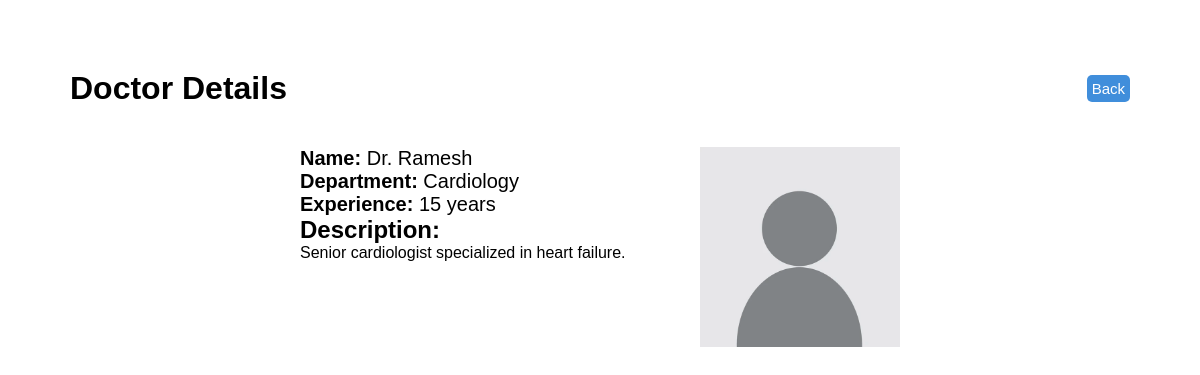
/doc/info/Dr. Ramesh, run on the app's committed database.
### models.py (models this page shows)
class D(Base):
    __tablename__ = 'd'
    id = Column(Integer,autoincrement=True,primary_key=True)
    name = Column(String, nullable=False)
    passw = Column(String, nullable=False)
    dept = Column(String)
    exp = Column(Integer)
    dscr = Column(String)
    pic = Column(String)

### app.py (the view)
@app.route('/doc/info/<d>', methods = ["GET","POST"])
def docinfo(d):
    doc = session.query(D).filter(D.name == d).all()
    return rt("docinfo.html", d=doc[0])

### templates/docinfo.html (shortened to what this page needs)
<!DOCTYPE html>
<html lang="en">
<head>
    <link rel="stylesheet" href="{{ url_for('static', filename='styles.css') }}">
</head>
<body style="padding: 50px;">
    <div class="ddashH" style="margin-bottom: 20px; border: 0;">
        <div class="doc" style="width: 300px;">
            <h1>Doctor Details</h1>
        </div>
        <div style="display: flex; justify-content: end; flex:1;">
            <button onclick="history.back()" type="button">Back</button>
        </div>
    </div>
    <div style="display: flex; justify-content: center;">
        <div style="display: flex; width: 600px;">
            <div style="flex: 2;">
                <p style="font-size: 20px;">
                    <span style="font-weight: bold;">Name:</span> {{ d.name }}<br>
                    <span style="font-weight: bold;">Department:</span> {{ d.dept }}<br>
                    <span style="font-weight: bold;">Experience:</span> {{ d.exp }} years<br>
                </p>
                {% if d.dscr %}
                <h2>Description:</h2>
                <p>{{ d.dscr }}</p>
                {% endif %}
            </div>
            <div style="display:flex; justify-content: end; align-items: start; flex:1;">
                <img style="height: 200px;" src="{{ url_for('static', filename='pics/prof.jpg') }}">
            </div>
        </div>
    </div>
</body>
</html>

### static/styles.css (style rules this page uses)
* { box-sizing: border-box; margin: 0; padding: 0; }
body { font-family: Arial, sans-serif; height: 100vh; padding: 20px; padding-left: 10%; padding-right: 10%; }
.ddashH { display: flex; border:5px solid; padding: 20px; gap:10px; width:100%; text-align: center; align-items: center; justify-content: end; }
.doc { flex:1; text-align: left; }
button { padding: 5px; height: 27px; border: none; border-radius: 5px; background: #408edb; color: white; font-size: 15px; cursor: pointer; }

### data on the page
D: name "Dr. Ramesh", dept "Cardiology", exp "15", dscr "Senior cardiologist specialized in heart failure."
